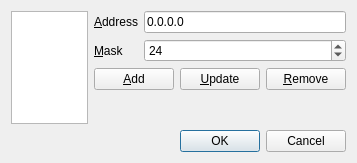
<ui version="4.0" >
 <class>BanEditor</class>
 <widget class="QDialog" name="BanEditor" >
  <property name="geometry" >
   <rect>
    <x>0</x>
    <y>0</y>
    <width>357</width>
    <height>163</height>
   </rect>
  </property>
  <property name="windowTitle" >
   <string>Mumble - Edit Bans</string>
  </property>
  <layout class="QVBoxLayout" >
   <item>
    <layout class="QHBoxLayout" >
     <item>
      <widget class="QListWidget" name="qlwBans" />
     </item>
     <item>
      <layout class="QVBoxLayout" >
       <item>
        <layout class="QGridLayout" >
         <item row="0" column="0" >
          <widget class="QLabel" name="label" >
           <property name="text" >
            <string>&amp;Address</string>
           </property>
           <property name="buddy" >
            <cstring>qleIP</cstring>
           </property>
          </widget>
         </item>
         <item row="1" column="0" >
          <widget class="QLabel" name="label_2" >
           <property name="text" >
            <string>&amp;Mask</string>
           </property>
           <property name="buddy" >
            <cstring>qsbMask</cstring>
           </property>
          </widget>
         </item>
         <item row="0" column="1" >
          <widget class="QLineEdit" name="qleIP" >
           <property name="text" >
            <string>0.0.0.0</string>
           </property>
          </widget>
         </item>
         <item row="1" column="1" >
          <widget class="QSpinBox" name="qsbMask" >
           <property name="minimum" >
            <number>8</number>
           </property>
           <property name="maximum" >
            <number>32</number>
           </property>
           <property name="value" >
            <number>24</number>
           </property>
          </widget>
         </item>
        </layout>
       </item>
       <item>
        <layout class="QHBoxLayout" >
         <item>
          <widget class="QPushButton" name="qpbAdd" >
           <property name="text" >
            <string>&amp;Add</string>
           </property>
          </widget>
         </item>
         <item>
          <widget class="QPushButton" name="qpbUpdate" >
           <property name="text" >
            <string>&amp;Update</string>
           </property>
          </widget>
         </item>
         <item>
          <widget class="QPushButton" name="qpbRemove" >
           <property name="text" >
            <string>&amp;Remove</string>
           </property>
          </widget>
         </item>
        </layout>
       </item>
       <item>
        <spacer>
         <property name="orientation" >
          <enum>Qt::Vertical</enum>
         </property>
         <property name="sizeHint" >
          <size>
           <width>20</width>
           <height>40</height>
          </size>
         </property>
        </spacer>
       </item>
      </layout>
     </item>
    </layout>
   </item>
   <item>
    <widget class="QDialogButtonBox" name="buttonBox" >
     <property name="orientation" >
      <enum>Qt::Horizontal</enum>
     </property>
     <property name="standardButtons" >
      <set>QDialogButtonBox::Cancel|QDialogButtonBox::NoButton|QDialogButtonBox::Ok</set>
     </property>
    </widget>
   </item>
  </layout>
 </widget>
 <resources/>
 <connections>
  <connection>
   <sender>buttonBox</sender>
   <signal>accepted()</signal>
   <receiver>BanEditor</receiver>
   <slot>accept()</slot>
   <hints>
    <hint type="sourcelabel" >
     <x>227</x>
     <y>617</y>
    </hint>
    <hint type="destinationlabel" >
     <x>157</x>
     <y>274</y>
    </hint>
   </hints>
  </connection>
  <connection>
   <sender>buttonBox</sender>
   <signal>rejected()</signal>
   <receiver>BanEditor</receiver>
   <slot>reject()</slot>
   <hints>
    <hint type="sourcelabel" >
     <x>295</x>
     <y>623</y>
    </hint>
    <hint type="destinationlabel" >
     <x>286</x>
     <y>274</y>
    </hint>
   </hints>
  </connection>
 </connections>
</ui>
